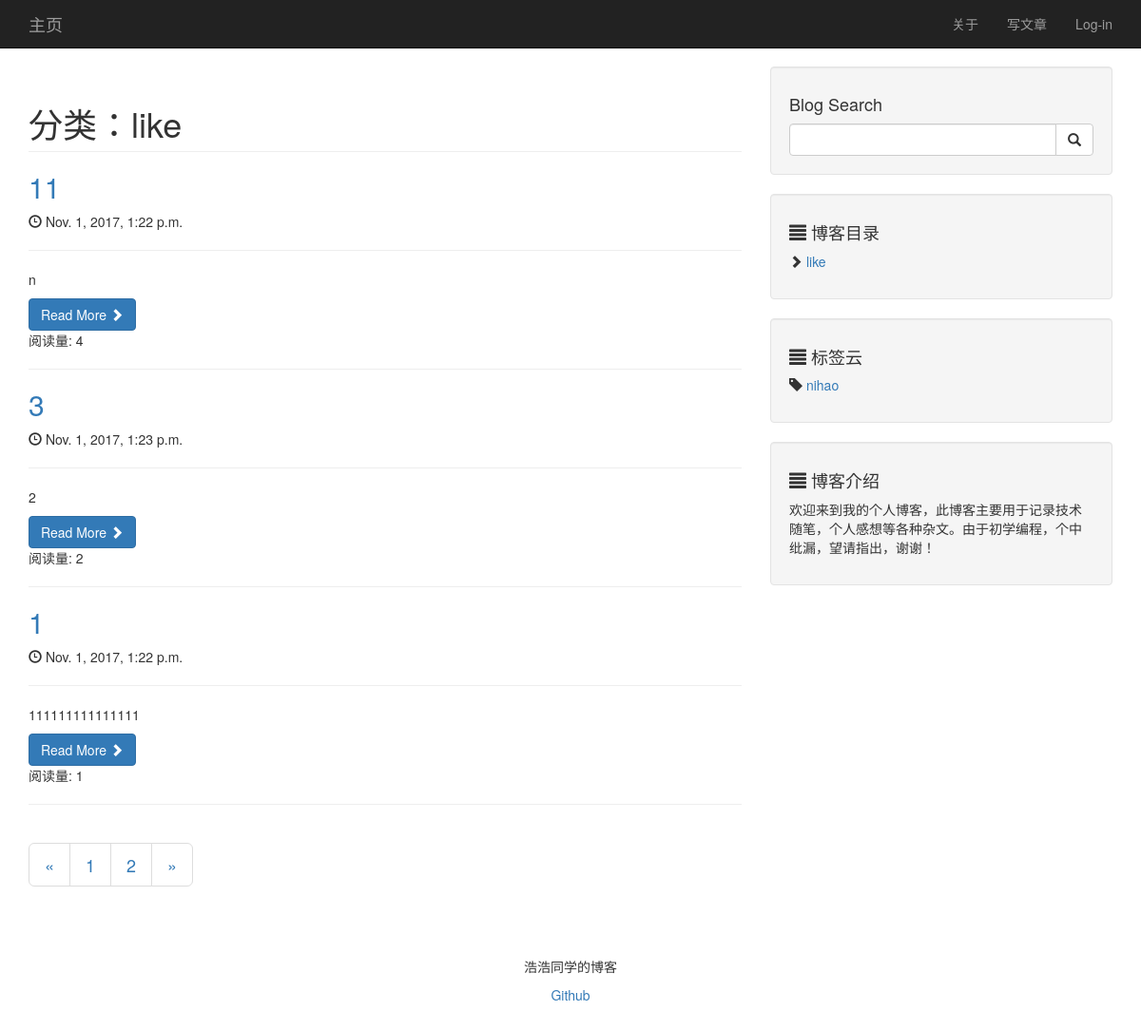
Before: /category/1 with the older database file.
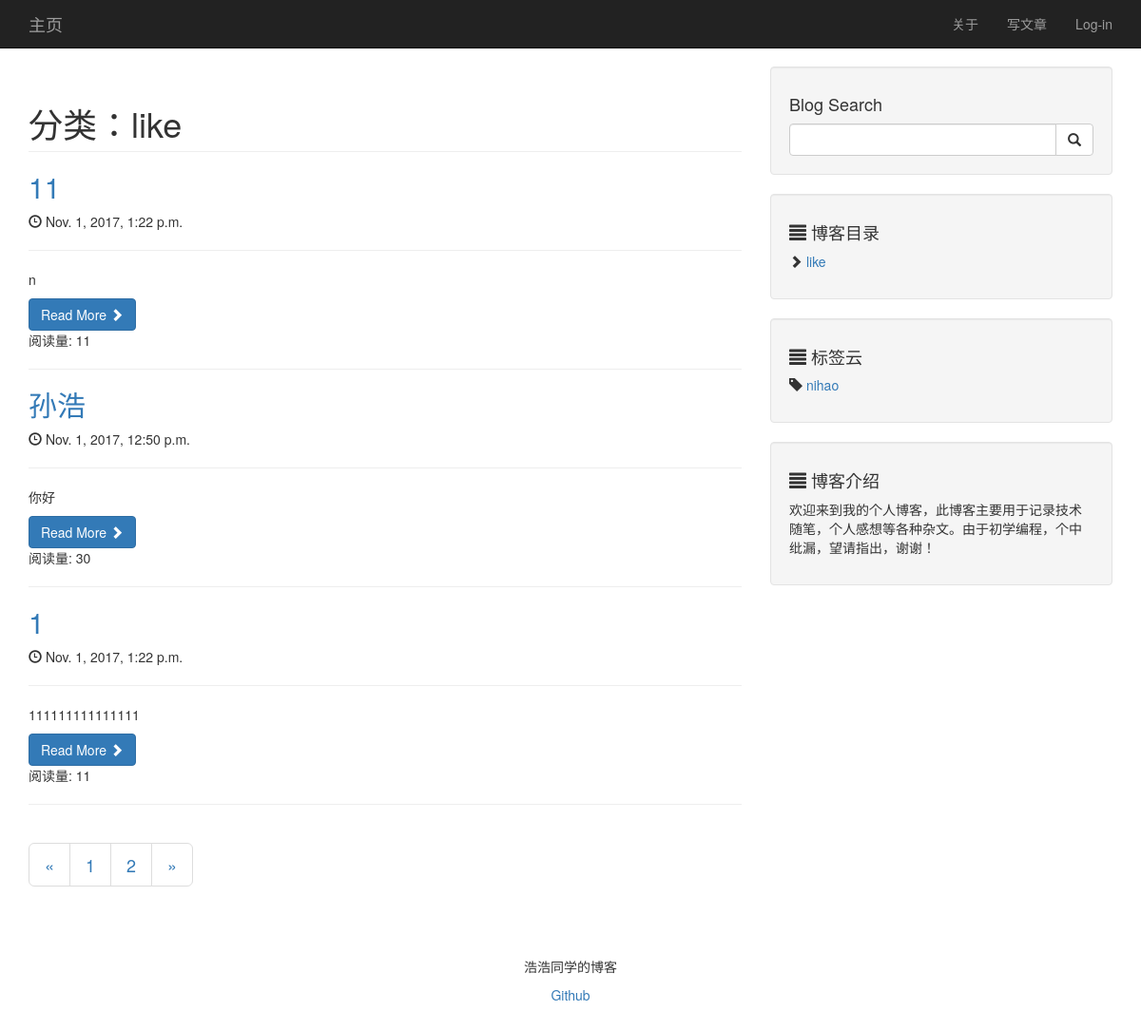
After: the same page with the newer database file.
### blog/models.py (models this page shows, shortened)
class Article(models.Model):
    STATUS_CHOICES = (
        ('draft', 'Draft'),
        ('publish', 'Published'),
    )
    title = models.CharField('标题', max_length=100)
    body = models.TextField('正文')
    created_time = models.DateTimeField('创建时间', auto_now_add=True)
    last_modified_time = models.DateTimeField('修改时间', auto_now=True)
    status = models.CharField('文章状态', max_length=10,choices=STATUS_CHOICES)
    abstract = models.CharField('摘要', max_length=54, blank=True, null=True,
                                help_text="可选项，若为空格则摘取正文钱54个字符")
    views = models.PositiveIntegerField('浏览量', default=0)
    likes = models.PositiveIntegerField('点赞数', default=0)
    topped = models.BooleanField('置顶', default=False)
    category = models.ForeignKey('Category', verbose_name='分类',
                                 null=True,
                                 on_delete=models.SET_NULL)
    tags = models.ManyToManyField('Tag', verbose_name='标签集合', blank=True)
    class Meta:
        ordering = ['-last_modified_time']

class Category(models.Model):
    name = models.CharField('类名', max_length=20)
    created_time = models.DateTimeField('创建时间', auto_now_add=True)
    last_modified_time = models.DateTimeField('修改时间', auto_now=True)
    def __str__(self):
        return self.name

class Tag(models.Model):
    name = models.CharField('标签名', max_length=20)
    created_time = models.DateTimeField('创建时间', auto_now_add=True)
    last_modified_time = models.DateTimeField('修改时间', auto_now=True)

### blog/views.py (the view)
# urls.py: url(r"^category/(?P<cate_id>\d+)$", views.CategoryView.as_view(), name='category'),
class CategoryView(ListView):
    template_name = 'blog/index.html'
    context_object_name = "article_list"
    def get_queryset(self):
        article_list = Article.objects.filter(category=self.kwargs['cate_id'], status='publish')
        for article in article_list:
            article.body = markdown.markdown(article.body,)
        return article_list
    def get_context_data(self, **kwargs):
        kwargs['category_list'] = Category.objects.all().order_by('name')
        kwargs['tag_list'] = Tag.objects.all().order_by('name')
        name = get_object_or_404(Category, pk=self.kwargs['cate_id'])
        kwargs['cate_name'] = name
        return super(CategoryView, self).get_context_data(**kwargs)

### blog/templates/blog/index.html (shortened to what this page needs)
{% extends 'blog/base.html' %}
{% block content %}
<div class="container">
    <div class="row">
        <div class="col-md-8">
            <h1 class="page-header">
                {% if cate_name %}
                    分类：{{ cate_name }}
                {% elif tag_name %}
                    标签: {{ tag_name }}
                {% else %}
                    我的文章
                {% endif %}
            </h1>
            <div>
                {% load paginate_tags %}
                {% for article in article_list %}
                <div>
                    <h2>
                        <a href="{% url 'blog:detail' article.pk %}">{{ article.title }}</a>
                    </h2>
                    <p><span class="glyphicon glyphicon-time"></span> {{ article.created_time }}<p>
                    <hr>
                    <p>{{ article.body | safe | truncatewords:10}}</p>
                </div>
                <div><a class="btn btn-primary" href="{% url 'blog:detail' article.pk %}">Read More <span class="glyphicon glyphicon-chevron-right"></span></a></div>
                <span class="post-views">阅读量: {{ article.views }}</span>
                <hr>
                {% endfor %}
            </div>
            <div>
                {% include 'blog/pagination.html' %}
            </div>
        </div>
        <div class="col-md-4">
            <div class="well">
                <h4>Blog Search</h4>
                <form action="/search/" method="get">
                    <div class="input-group">
                        <input type="text" name="search_for" class="form-control">
                        <span class="input-group-btn">
                            <button class="btn btn-default" type="submit">
                                <span class="glyphicon glyphicon-search"></span>
                        </button>
                        </span>
                    </div>
                </form>
            </div>
            {% include "blog/category.html" %}
            <div class="well">
                <h4><span class="glyphicon glyphicon-align-justify"></span>    博客介绍</h4>
                <p>欢迎来到我的个人博客，此博客主要用于记录技术随笔，个人感想等各种杂文。由于初学编程，个中纰漏，望请指出，谢谢！</p>
            </div>
        </div>
    </div>
</div>
{% endblock content %}

### blog/templates/blog/category.html
<div class="well">
    <h4><span class="glyphicon glyphicon-align-justify"></span>    博客目录</h4>
    <div class="row">
        <div class="col-lg-6">
            <ul class="list-unstyled">
            {% for category in category_list %}
                <li class="cat-item"><span class="glyphicon glyphicon-chevron-right"></span><a
                        href="{% url 'blog:category' category.pk %}">    {{ category.name }}</a>
                </li>
            {% endfor %}
            </ul>
        </div>
    </div>
</div>
<div class="well">
    <h4><span class="glyphicon glyphicon-align-justify"></span>    标签云</h4>
    <div class="row">
        <div class="col-lg-6">
            <ul class="list-unstyled">
            {% for tag in tag_list %}
                <li class="cat-item"><span class="glyphicon glyphicon-tag"></span><a
                        href="{% url 'blog:tag' tag.pk %}">    {{ tag.name }}</a>
                </li>
            {% endfor %}
            </ul>
        </div>
    </div>
</div>

Changed rows visible on the page:
no longer on this page (row edited): Article: title "3", created_time "Nov. 1, 2017, 1:23 p.m.", body "2", views "2"
changed Article (number 1 of 3 on the later page): views "4" → "11"
now on this page (row edited): Article: title "孙浩", created_time "Nov. 1, 2017, 12:50 p.m.", body "你好", views "30"
changed Article (number 3 of 3 on the later page): views "1" → "11"
